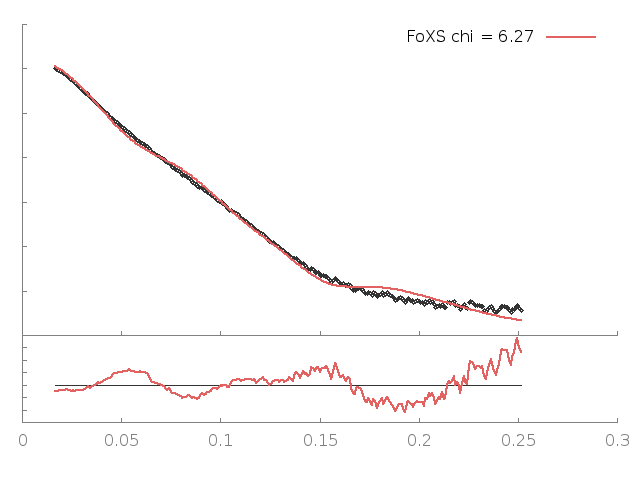

Source code (gnuplot):
set terminal png enhanced; set output "23904.B99990030_MSE_23904_merge2_q25.png";
set lmargin 2; set rmargin 2;set multiplot
set origin 0,0;set size 1,0.3; set tmargin 0; set bmargin 3;set ylabel '';set format y '';set xtics nomirror;set ytics nomirror; set border 3
set style line 11 lc rgb '#808080' lt 1;set border 3 back ls 11;f(x)=1
plot f(x) notitle lc rgb '#333333', '23904.B99990030_MSE_23904_merge2_q25.dat' u 1:($2/$3) notitle w lines lw 2.5 lc rgb '#e26261'
set origin 0,0.3;set size 1,0.69; set bmargin 0; set tmargin 1;set xlabel ''; set format x ''; set ylabel '';
plot '23904.B99990030_MSE_23904_merge2_q25.dat' u 1:2 thru log(y) notitle lc rgb '#333333' pt 6 ps 0.8, '23904.B99990030_MSE_23904_merge2_q25.dat' u 1:3 thru log(y) t 'FoXS chi = 6.27' w lines lw 2.5 lc rgb '#e26261'
unset multiplot
reset
